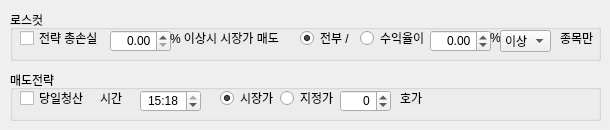
       <widget class="QWidget" name="tab_9">
        <attribute name="title">
         <string>매도전략</string>
        </attribute>
        <widget class="QGroupBox" name="groupBox_13">
         <property name="geometry">
          <rect>
           <x>10</x>
           <y>10</y>
           <width>591</width>
           <height>51</height>
          </rect>
         </property>
         <property name="title">
          <string>로스컷</string>
         </property>
         <widget class="QCheckBox" name="chkLossCut">
          <property name="geometry">
           <rect>
            <x>10</x>
            <y>20</y>
            <width>91</width>
            <height>16</height>
           </rect>
          </property>
          <property name="text">
           <string>전략 총손실</string>
          </property>
         </widget>
         <widget class="QDoubleSpinBox" name="dsbLossCut">
          <property name="geometry">
           <rect>
            <x>100</x>
            <y>20</y>
            <width>61</width>
            <height>22</height>
           </rect>
          </property>
          <property name="alignment">
           <set>Qt::AlignRight|Qt::AlignTrailing|Qt::AlignVCenter</set>
          </property>
          <property name="showGroupSeparator" stdset="0">
           <bool>true</bool>
          </property>
          <property name="decimals">
           <number>2</number>
          </property>
          <property name="minimum">
           <double>0.000000000000000</double>
          </property>
          <property name="maximum">
           <double>999.990000000000009</double>
          </property>
          <property name="singleStep">
           <double>0.500000000000000</double>
          </property>
         </widget>
         <widget class="QLabel" name="label_26">
          <property name="geometry">
           <rect>
            <x>160</x>
            <y>20</y>
            <width>121</width>
            <height>16</height>
           </rect>
          </property>
          <property name="text">
           <string>% 이상시 시장가 매도</string>
          </property>
         </widget>
         <widget class="QRadioButton" name="rbLossCutLimit">
          <property name="geometry">
           <rect>
            <x>350</x>
            <y>20</y>
            <width>71</width>
            <height>16</height>
           </rect>
          </property>
          <property name="text">
           <string>수익율이</string>
          </property>
         </widget>
         <widget class="QRadioButton" name="rbLossCutMarket">
          <property name="geometry">
           <rect>
            <x>290</x>
            <y>20</y>
            <width>61</width>
            <height>16</height>
           </rect>
          </property>
          <property name="text">
           <string>전부 / </string>
          </property>
          <property name="checked">
           <bool>true</bool>
          </property>
         </widget>
         <widget class="QDoubleSpinBox" name="dsbLossCutLimit">
          <property name="geometry">
           <rect>
            <x>420</x>
            <y>20</y>
            <width>61</width>
            <height>22</height>
           </rect>
          </property>
          <property name="alignment">
           <set>Qt::AlignRight|Qt::AlignTrailing|Qt::AlignVCenter</set>
          </property>
          <property name="showGroupSeparator" stdset="0">
           <bool>true</bool>
          </property>
          <property name="decimals">
           <number>2</number>
          </property>
          <property name="minimum">
           <double>-999.000000000000000</double>
          </property>
          <property name="maximum">
           <double>999.000000000000000</double>
          </property>
          <property name="singleStep">
           <double>0.500000000000000</double>
          </property>
         </widget>
         <widget class="QLabel" name="label_28">
          <property name="geometry">
           <rect>
            <x>480</x>
            <y>20</y>
            <width>16</width>
            <height>16</height>
           </rect>
          </property>
          <property name="text">
           <string>%</string>
          </property>
         </widget>
         <widget class="QComboBox" name="cbLossCutUpDown">
          <property name="geometry">
           <rect>
            <x>490</x>
            <y>20</y>
            <width>51</width>
            <height>22</height>
           </rect>
          </property>
          <item>
           <property name="text">
            <string>이상</string>
           </property>
          </item>
          <item>
           <property name="text">
            <string>이하</string>
           </property>
          </item>
         </widget>
         <widget class="QLabel" name="label_57">
          <property name="geometry">
           <rect>
            <x>550</x>
            <y>20</y>
            <width>41</width>
            <height>16</height>
           </rect>
          </property>
          <property name="text">
           <string>종목만</string>
          </property>
         </widget>
        </widget>
        <widget class="QGroupBox" name="groupBox_8">
         <property name="geometry">
          <rect>
           <x>10</x>
           <y>70</y>
           <width>591</width>
           <height>51</height>
          </rect>
         </property>
         <property name="title">
          <string>매도전략</string>
         </property>
         <widget class="QRadioButton" name="rbClearMarket">
          <property name="geometry">
           <rect>
            <x>210</x>
            <y>20</y>
            <width>61</width>
            <height>16</height>
           </rect>
          </property>
          <property name="text">
           <string>시장가</string>
          </property>
          <property name="checked">
           <bool>true</bool>
          </property>
         </widget>
         <widget class="QRadioButton" name="rbClearLimit">
          <property name="geometry">
           <rect>
            <x>270</x>
            <y>20</y>
            <width>61</width>
            <height>16</height>
           </rect>
          </property>
          <property name="text">
           <string>지정가</string>
          </property>
         </widget>
         <widget class="QSpinBox" name="spbClearHoga">
          <property name="geometry">
           <rect>
            <x>330</x>
            <y>20</y>
            <width>51</width>
            <height>22</height>
           </rect>
          </property>
          <property name="alignment">
           <set>Qt::AlignRight|Qt::AlignTrailing|Qt::AlignVCenter</set>
          </property>
          <property name="showGroupSeparator" stdset="0">
           <bool>true</bool>
          </property>
          <property name="minimum">
           <number>-15</number>
          </property>
          <property name="maximum">
           <number>15</number>
          </property>
          <property name="singleStep">
           <number>1</number>
          </property>
         </widget>
         <widget class="QLabel" name="label_9">
          <property name="geometry">
           <rect>
            <x>390</x>
            <y>20</y>
            <width>31</width>
            <height>16</height>
           </rect>
          </property>
          <property name="text">
           <string>호가</string>
          </property>
         </widget>
         <widget class="QCheckBox" name="chkClear">
          <property name="geometry">
           <rect>
            <x>10</x>
            <y>20</y>
            <width>71</width>
            <height>16</height>
           </rect>
          </property>
          <property name="text">
           <string>당일청산</string>
          </property>
         </widget>
         <widget class="QLabel" name="label_19">
          <property name="geometry">
           <rect>
            <x>90</x>
            <y>20</y>
            <width>31</width>
            <height>16</height>
           </rect>
          </property>
          <property name="text">
           <string>시간</string>
          </property>
         </widget>
         <widget class="QTimeEdit" name="tedClear">
          <property name="geometry">
           <rect>
            <x>130</x>
            <y>20</y>
            <width>61</width>
            <height>22</height>
           </rect>
          </property>
          <property name="alignment">
           <set>Qt::AlignCenter</set>
          </property>
          <property name="dateTime">
           <datetime>
            <hour>15</hour>
            <minute>18</minute>
            <second>0</second>
            <year>2024</year>
            <month>12</month>
            <day>1</day>
           </datetime>
          </property>
          <property name="date">
           <date>
            <year>2024</year>
            <month>12</month>
            <day>1</day>
           </date>
          </property>
          <property name="maximumTime">
           <time>
            <hour>15</hour>
            <minute>29</minute>
            <second>59</second>
           </time>
          </property>
          <property name="minimumTime">
           <time>
            <hour>9</hour>
            <minute>0</minute>
            <second>0</second>
           </time>
          </property>
          <property name="displayFormat">
           <string>HH:mm</string>
          </property>
         </widget>
        </widget>
       </widget>
